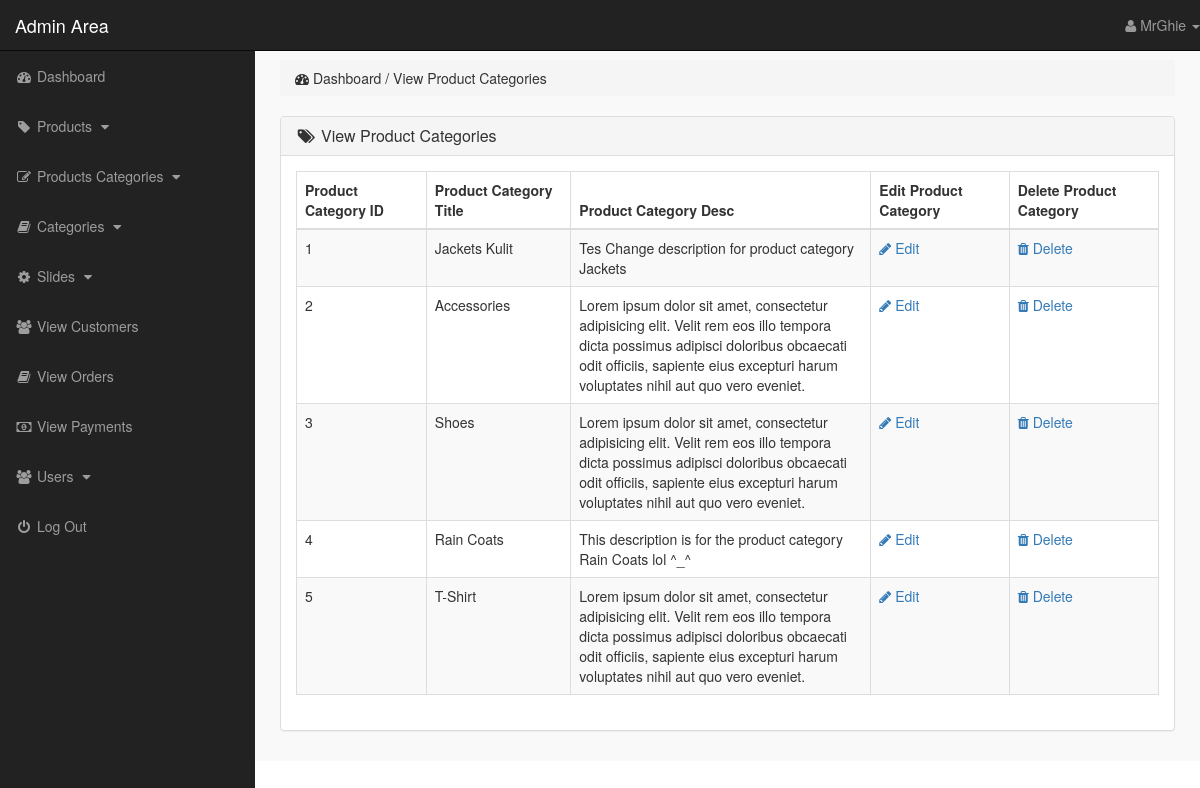
/admin_area/index.php?view_p_cats (signed in), run on the app's committed database.
### tables this page shows
CREATE TABLE `product_categories` (
  `p_cat_id` int(10) NOT NULL,
  `p_cat_title` text NOT NULL,
  `p_cat_desc` text NOT NULL
);

### admin_area/view_p_cats.php (the view)
<?php
    if(!isset($_SESSION['admin_email'])){
        echo "<script>window.open('login.php','_self')</script>";
    }else{
?>
<div class="row">
    <div class="col-lg-12">
        <ol class="breadcrumb">
            <li>
                <i class="fa fa-dashboard"></i> Dashboard / View Product Categories
            </li>
        </ol>
    </div>
</div>
<div class="row">
    <div class="col-lg-12">
        <div class="panel panel-default">
            <div class="panel-heading">
                <h3 class="panel-title">
                    <i class="fa fa-tags fa-fw"></i> View Product Categories
                </h3>
            </div>
            <div class="panel-body">
                <div class="table-responsive">
                    <table class="table table-hover table-striped table-bordered">
                        <thead>
                            <tr>
                                <th> Product Category ID </th>
                                <th> Product Category Title </th>
                                <th> Product Category Desc </th>
                                <th> Edit Product Category </th>
                                <th> Delete Product Category </th>
                            </tr>
                        </thead>
                        <tbody>
                            <?php
                                $i=0;
                                $get_p_cats = "select * from product_categories";
                                $run_p_cats = mysqli_query($con,$get_p_cats);
                                while($row_p_cats=mysqli_fetch_array($run_p_cats)){
                                    $p_cat_id = $row_p_cats['p_cat_id'];
                                    $p_cat_title = $row_p_cats['p_cat_title'];
                                    $p_cat_desc = $row_p_cats['p_cat_desc'];
                                    $i++;
                            ?>
                            <tr>
                                <td> <?php echo $i; ?> </td>
                                <td> <?php echo $p_cat_title; ?> </td>
                                <td width="300"> <?php echo $p_cat_desc; ?> </td>
                                <td>
                                    <a href="index.php?edit_p_cat= <?php echo $p_cat_id; ?> ">
                                        <i class="fa fa-pencil"></i> Edit
                                    </a>
                                </td>
                                <td>
                                    <a href="index.php?delete_p_cat= <?php echo $p_cat_id; ?> ">
                                        <i class="fa fa-trash"></i> Delete
                                    </a>
                                </td>
                            </tr>
                            <?php } ?>
                        </tbody>
                    </table>
                </div>
            </div>
        </div>
    </div>
</div>
<?php } ?>

### admin_area/includes/sidebar.php (shortened to what this page needs)
<?php
    if(!isset($_SESSION['admin_email'])){
        echo "<script>window.open('login.php','_self')</script>";
    }else{
?>
<nav class="navbar navbar-inverse navbar-fixed-top">
    <div class="navbar-header">
        <a href="index.php?dashboard" class="navbar-brand">Admin Area</a>
    </div>
    <ul class="nav navbar-right top-nav">
        <li class="dropdown">
            <a href="#" class="dropdown-toggle" data-toggle="dropdown">
                <i class="fa fa-user"></i> <?php echo $admin_name;  ?> <b class="caret"></b>
            </a>
        </li>
    </ul>
    <div class="collapse navbar-collapse navbar-ex1-collapse">
        <ul class="nav navbar-nav side-nav">
            <li>
                <a href="index.php?dashboard">
                        <i class="fa fa-fw fa-dashboard"></i> Dashboard
                </a>
            </li>
            <li>
                <a href="#" data-toggle="collapse" data-target="#products">
                        <i class="fa fa-fw fa-tag"></i> Products
                        <i class="fa fa-fw fa-caret-down"></i>
                </a>
            </li>
            <li>
                <a href="#" data-toggle="collapse" data-target="#p_cat">
                        <i class="fa fa-fw fa-edit"></i> Products Categories
                        <i class="fa fa-fw fa-caret-down"></i>
                </a>
            </li>
            <li>
                <a href="#" data-toggle="collapse" data-target="#cat">
                        <i class="fa fa-fw fa-book"></i> Categories
                        <i class="fa fa-fw fa-caret-down"></i>
                </a>
            </li>
            <li>
                <a href="#" data-toggle="collapse" data-target="#slides">
                        <i class="fa fa-fw fa-gear"></i> Slides
                        <i class="fa fa-fw fa-caret-down"></i>
                </a>
            </li>
            <li>
                <a href="index.php?view_customers">
                    <i class="fa fa-fw fa-users"></i> View Customers
                </a>
            </li>
            <li>
                <a href="index.php?view_orders">
                    <i class="fa fa-fw fa-book"></i> View Orders
                </a>
            </li>
            <li>
                <a href="index.php?view_payments">
                    <i class="fa fa-fw fa-money"></i> View Payments
                </a>
            </li>
            <li>
                <a href="#" data-toggle="collapse" data-target="#users">
                        <i class="fa fa-fw fa-users"></i> Users
                        <i class="fa fa-fw fa-caret-down"></i>
                </a>
            </li>
            <li>
                <a href="logout.php">
                    <i class="fa fa-fw fa-power-off"></i> Log Out
                </a>
            </li>
        </ul>
    </div>
</nav>
<?php } ?>

### admin_area/css/style.css (style rules this page uses)
body { margin-top: 100px; }
@media (min-width: 768px) { body { margin-top: 50px; } }
.top-nav>li { float: left; display: inline-block; }
.top-nav>li>a { color: #999999; line-height: 20px; padding-top: 15px; padding-bottom: 15px; }
@media (min-width: 768px) { .side-nav { position: fixed; top: 51px; bottom: 0; width: 255px; overflow-y: auto; overflow-x: hidden; background-color: #222222; padding-bottom: 40px; border-radius: 0; } }
@media (min-width: 768px) { .side-nav>li>a { width: 255px; } }
.panel-body { border-radius: 5px; }

### data on the page
product_categories: p_cat_title "Jackets Kulit", p_cat_desc "Tes Change description for product category Jackets"
product_categories: p_cat_title "Accessories", p_cat_desc "Lorem ipsum dolor sit amet, consectetur adipisicing elit. Velit rem eos illo tempora dicta possimus adipisci doloribus obcaecati odit officiis, sapiente eius excepturi harum voluptates nihil aut quo vero eveniet."
product_categories: p_cat_title "Shoes", p_cat_desc "Lorem ipsum dolor sit amet, consectetur adipisicing elit. Velit rem eos illo tempora dicta possimus adipisci doloribus obcaecati odit officiis, sapiente eius excepturi harum voluptates nihil aut quo vero eveniet."
product_categories: p_cat_title "Rain Coats", p_cat_desc "This description is for the product category Rain Coats lol ^_^"
product_categories: p_cat_title "T-Shirt", p_cat_desc "Lorem ipsum dolor sit amet, consectetur adipisicing elit. Velit rem eos illo tempora dicta possimus adipisci doloribus obcaecati odit officiis, sapiente eius excepturi harum voluptates nihil aut quo vero eveniet."

### other printed values
$admin_name "MrGhie"
